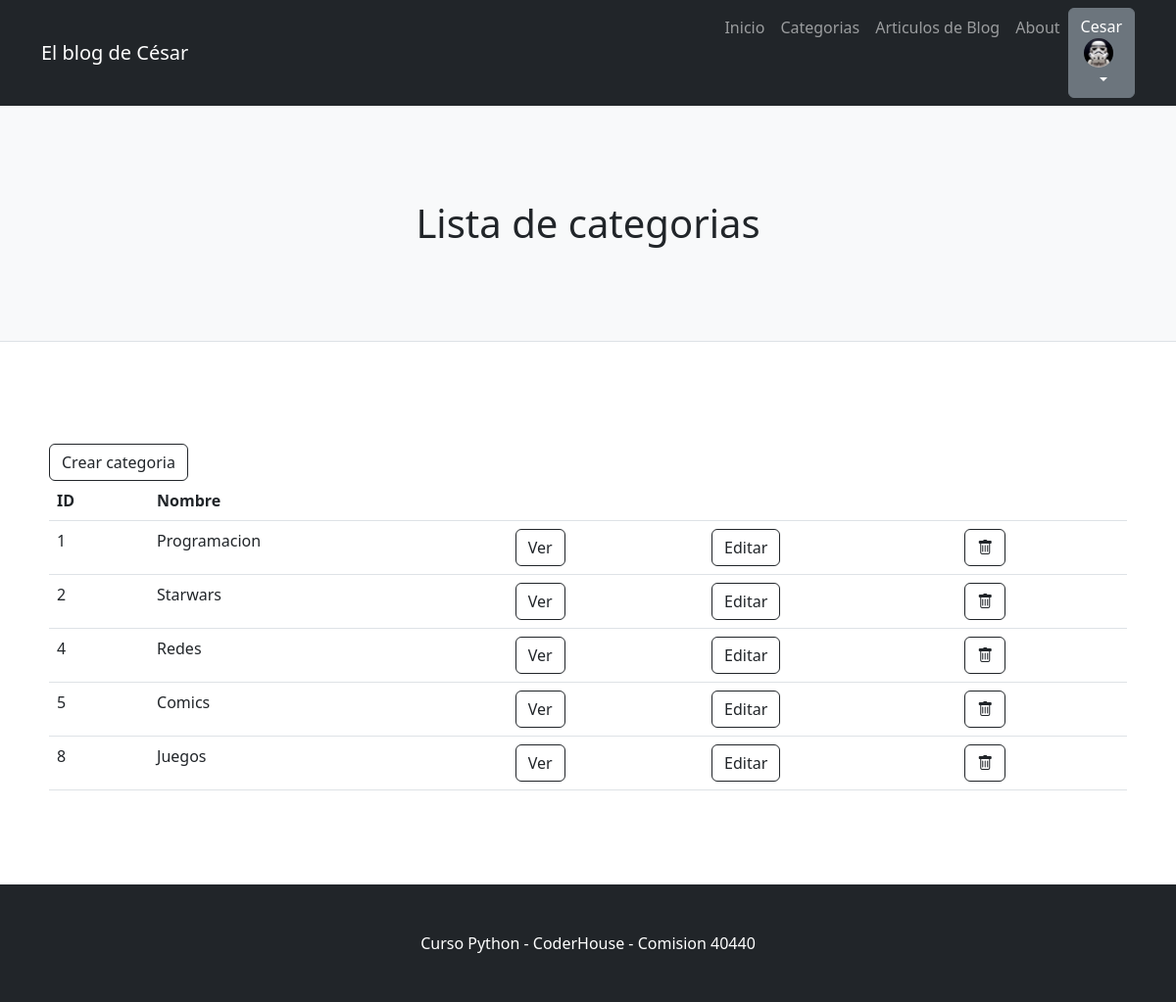
/blog/categorias/ (signed in), run on the app's committed database.
### usuarios/models.py (models this page shows, shortened)
class Avatar(models.Model):
    user = models.OneToOneField(User, on_delete=models.CASCADE, null=True)
    imagen = models.ImageField(upload_to='avatares', null=True, blank=True,)

### blog/models.py (models this page shows, shortened)
class Categoria(models.Model):
    nombre = models.CharField(max_length=40)

### blog/views.py (the view)
# urls.py: path("categorias/", CategoriaListView.as_view(), name="categorias"),
class CategoriaListView(ListView):
    model = Categoria
    template_name = 'blog/categorias.html'

### blog/templates/blog/categorias.html
{% extends "blog/base.html" %}
{% block titulo %}
<h1>Lista de categorias</h1>
{% endblock titulo %}
{% block contenido %}
<section>
  <div>
    {%if user.is_authenticated%}
    <a class="btn btn-outline-dark" href="{% url 'crear_categoria' %}">Crear categoria</a>
    {%endif%}
    <br />
    <table class="table">
      <tbody>
        <tr>
          <th>ID</th>
          <th>Nombre</th>
          <td></td>
          <td></td>
          <td></td>
        </tr>
        {% for categoria in object_list %}
        <tr>
          <td>{{ categoria.id }}</td>
          <td>{{ categoria.nombre }}</td>
          <td>
            <a class="btn btn-outline-dark" href="{% url 'ver_categoria' categoria.id %}">Ver</a>
          </td>
          {%if user.is_authenticated%}
          <td>
            <a class="btn btn-outline-dark" href="{% url 'editar_categoria' categoria.id %}">Editar</a>
          </td>
          <td>
            <a class="btn btn-outline-dark" href="{% url 'eliminar_categoria' categoria.id %}">
              <i class="bi bi-trash"></i>
            </a>
          {%endif%}
          </td>
        </tr>
        {% endfor %}
      </tbody>
    </table>
  </div>
</section>
{% endblock contenido %}

### blog/templates/blog/base.html (shortened to what this page needs)
{% load static %}
<!DOCTYPE html>
<html lang="en">
    <head>
        <link href="https://cdn.jsdelivr.net/npm/bootstrap-icons@1.5.0/font/bootstrap-icons.css" rel="stylesheet" type="text/css" />
        <link href= {% static "css/styles.css" %} rel="stylesheet" />
    </head>
    <body>
        <nav class="navbar navbar-expand-lg navbar-dark bg-dark">
            <div class="container">
                <a class="navbar-brand">El blog de César {% block navegacion %}{% endblock navegacion %}</a>
                <div class="collapse navbar-collapse" id="navbarSupportedContent">
                    <ul class="navbar-nav ms-auto mb-2 mb-lg-0">
                        <li class="nav-item"><a class="nav-link" href="{% url 'inicio' %}">Inicio</a></li>
                        <li class="nav-item"><a class="nav-link" href="{% url 'categorias' %}">Categorias</a></li>
                        <li class="nav-item"><a class="nav-link" href="{% url 'articulos' %}">Articulos de  Blog</a></li>
                        <li class="nav-item"><a class="nav-link" href="{% url 'about' %}">About</a></li>
                        {% if user.is_authenticated %}
                        <div class="dropdown">
                            <button class="btn btn-secondary dropdown-toggle" type="button" id="dropdownMenuButton1" data-bs-toggle="dropdown" aria-expanded="false">
                                <div style="display: inline-flex;">
                                    <span>{{ user.username }}</span>
                                </div>
                                <div>
                                    {% if user.avatar %}
                                        {% if user.avatar.imagen %}
                                            <img src="{{ user.avatar.imagen.url }}" style="width: 30px; height: 30px; border-radius: 50%; margin-right: 5px;">
                                        {% endif %}
                                    {% else %}
                                        <img src="{% static 'avatares/default.png' %}" style="width: 30px; height: 30px; border-radius: 50%; margin-right: 5px;">
                                    {% endif %}
                                </div>
                            </button>
                        </div>
                    </div>
                    {% else %}
                    <li class="nav-item"><a class="nav-link active" aria-current="page" href="{% url 'registro' %}">Registro</a></li>
                    <li class="nav-item"><a class="nav-link active" aria-current="page" href="{% url 'login' %}">Iniciar sesion</a></li>
                    {% endif %}
                </div>
        </nav>
        <header class="py-5 bg-light border-bottom mb-4">
            <div class="container">
                <div class="text-center my-5">
                    {% block titulo %}
                    {% endblock titulo %}
                </div>
            </div>
        </header>
        <section style = "padding:80px 50px;">
            {% block contenido %}
            {% endblock contenido %}
        </section>
        <footer class="py-5 bg-dark">
            <div class="container"><p class="m-0 text-center text-white">Curso Python - CoderHouse - Comision 40440</p></div>
        </footer>
    </body>
</html>

### data on the page
Categoria: id "1", nombre "Programacion"
Categoria: id "2", nombre "Starwars"
Categoria: id "4", nombre "Redes"
Categoria: id "5", nombre "Comics"
Categoria: id "8", nombre "Juegos"

### other printed values
{{ user.username }} "Cesar"
